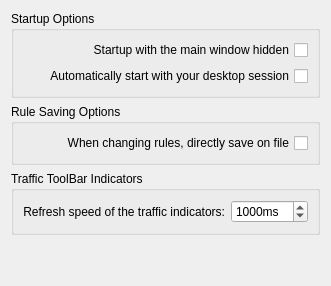
     <widget class="QWidget" name="tabGeneral">
      <attribute name="title">
       <string>General</string>
      </attribute>
      <layout class="QGridLayout" name="gridLayout_3">
       <item row="0" column="0">
        <widget class="QGroupBox" name="groupBoxStartupOptions">
         <property name="title">
          <string>Startup Options</string>
         </property>
         <layout class="QGridLayout" name="gridLayout_5">
          <item row="0" column="0">
           <widget class="IQFCheckBox" name="cBStartIconified">
            <property name="layoutDirection">
             <enum>Qt::RightToLeft</enum>
            </property>
            <property name="text">
             <string>Startup with the main window hidden</string>
            </property>
           </widget>
          </item>
          <item row="1" column="0">
           <widget class="IQFCheckBox" name="cBAutostart">
            <property name="layoutDirection">
             <enum>Qt::RightToLeft</enum>
            </property>
            <property name="text">
             <string>Automatically start with your desktop session</string>
            </property>
           </widget>
          </item>
         </layout>
        </widget>
       </item>
       <item row="1" column="0">
        <widget class="QGroupBox" name="groupBoxSaveOptions">
         <property name="title">
          <string>Rule Saving Options</string>
         </property>
         <layout class="QHBoxLayout" name="horizontalLayout">
          <item>
           <widget class="IQFCheckBox" name="cBSaveOnFileDirectly">
            <property name="layoutDirection">
             <enum>Qt::RightToLeft</enum>
            </property>
            <property name="text">
             <string>When changing rules, directly save on file</string>
            </property>
           </widget>
          </item>
         </layout>
        </widget>
       </item>
       <item row="2" column="0">
        <widget class="QGroupBox" name="groupBox">
         <property name="title">
          <string>Traffic ToolBar Indicators</string>
         </property>
         <layout class="QHBoxLayout" name="horizontalLayout_2">
          <item>
           <widget class="QLabel" name="label_11">
            <property name="sizePolicy">
             <sizepolicy hsizetype="Preferred" vsizetype="Preferred">
              <horstretch>5</horstretch>
              <verstretch>0</verstretch>
             </sizepolicy>
            </property>
            <property name="text">
             <string>Refresh speed of the traffic indicators:</string>
            </property>
            <property name="alignment">
             <set>Qt::AlignRight|Qt::AlignTrailing|Qt::AlignVCenter</set>
            </property>
           </widget>
          </item>
          <item>
           <widget class="IQFSpinBox" name="sBTrafficProxyInterval">
            <property name="sizePolicy">
             <sizepolicy hsizetype="Minimum" vsizetype="Fixed">
              <horstretch>1</horstretch>
              <verstretch>0</verstretch>
             </sizepolicy>
            </property>
            <property name="suffix">
             <string>ms</string>
            </property>
            <property name="minimum">
             <number>500</number>
            </property>
            <property name="maximum">
             <number>10000</number>
            </property>
            <property name="singleStep">
             <number>100</number>
            </property>
            <property name="value">
             <number>1000</number>
            </property>
           </widget>
          </item>
         </layout>
        </widget>
       </item>
       <item row="3" column="0">
        <spacer>
         <property name="orientation">
          <enum>Qt::Vertical</enum>
         </property>
         <property name="sizeHint" stdset="0">
          <size>
           <width>20</width>
           <height>40</height>
          </size>
         </property>
        </spacer>
       </item>
      </layout>
     </widget>
